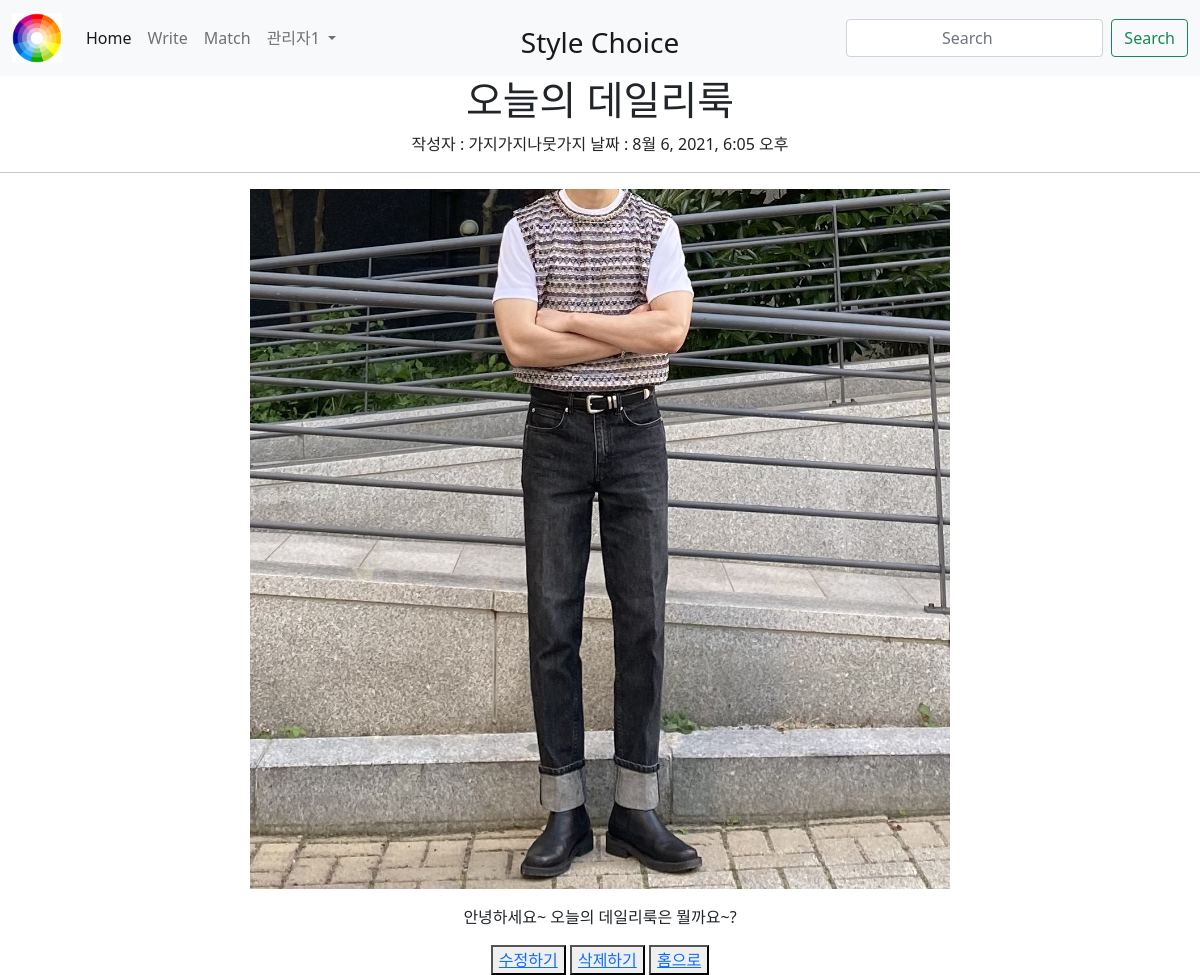
Page /match/17 (signed in) on the committed database.
### account/models.py (models this page shows)
class CustomUser(AbstractUser): # 해당 프로젝트 setting.spy urls.py 주석처리 해주고 makemigratinos, migrate해주어야함
    nickname = models.CharField(max_length=10)

### match/models.py (models this page shows, shortened)
class Match(models.Model):
    title = models.CharField(max_length=100)
    writer = models.CharField(max_length=50)
    pub_date = models.DateTimeField()
    body = models.TextField()
    image = models.ImageField(upload_to="match/", blank = True, null = True) #media_url에 등록된 media폴더 안에 match라는 폴더를 만들어서 관리하겠다는 설정

### match/views.py (the view)
# urls.py: path('<str:id>', detail, name='detail'),
def detail(request,id):
    match = get_object_or_404(Match, pk = id)
    return render(request, 'detail.html', {'match':match})

### match/templates/detail.html
{% extends 'base.html' %}
{% block content %}
    <h1>{{match.title}}</h1>
    <div>
    작성자 : {{match.writer}}
    날짜 : {{match.pub_date}}
    </div>
    <hr>
    {% if match.image %}
    <p><img src="{{match.image.url}}" alt="" class="detail_img">
    {% endif %}
    </p>
    <p>
    {{match.body}}
    </p>
    <button>
        <a href="{% url 'edit' match.id %}">수정하기</a>
    </button>
    <button>
        <a href="{% url 'delete' match.id %}">삭제하기</a>
    </button>
    <button>
        <a href="{% url 'home'%}">홈으로</a>
    </button>
{% endblock %}

### ideathon/templates/base.html (shortened to what this page needs)
<!DOCTYPE html>
<html lang="en">
<head>
    <link href="https://cdn.jsdelivr.net/npm/bootstrap@5.1.0/dist/css/bootstrap.min.css" rel="stylesheet">
</head>
<body>
    {% load static %}
    <nav class="navbar navbar-expand-lg navbar-light bg-light">
        <div class="container-fluid">
            <a class="navbar-brand" href="{% url 'home' %}">
              <img src="{% static 'home.png' %}" alt= '' width='50' height= '50'>
            </a>
          <div class="collapse navbar-collapse" id="navbarSupportedContent">
            <ul class="navbar-nav me-auto mb-2 mb-lg-0">
              <li class="nav-item">
                <a class="nav-link active" aria-current="page" href="{% url 'home' %}">Home</a>
              </li>
              {%if user.is_authenticated %}
              <li class="nav-item">
                <a class="nav-link" href="{% url 'new' %}">Write</a>
              </li>
              {% endif %}
              <li class="nav-item">
                <a class="nav-link" href="#" onclick=Develop()>Match</a>
              </li>
              <li class="nav-item dropdown">
                <a class="nav-link dropdown-toggle" href="#" id="navbarDropdown" role="button" data-bs-toggle="dropdown" aria-expanded="false">
                    {% if user.is_authenticated %}
                      {% if user.nickname is not None  %}
                        {{user.nickname}}
                      {% else %}
                        {{user.username}}(운영자)님
                      {% endif %}
                    {% else %}
                      Dropdown
                    {% endif %}
                </a>
              </li>
              <li class="nav-item">
                <a class="nav-link active" href="{% url 'home' %}" aria-current="page" style="position:absolute; left:50%; transform:translate(-50%)">
                    <h3>Style Choice</h3>
                </a>
              </li>
            </ul>
            <form class="d-flex">
              <input class="form-control me-2" type="search" placeholder="Search" aria-label="Search">
              <button class="btn btn-outline-success" type="submit" onclick=Develop()>Search</button>
            </form>
          </div>
        </div>
    </nav>
    {% block content %}
    {% endblock %}
</body>
</html>

### ideathon/templates/base.html (style rules this page uses)
* { text-align: center; }
.detail_img { width: 700px; height: 700px; }

### rows in the picture
CustomUser: nickname "관리자1"
Match: title "오늘의 데일리룩", writer "가지가지나뭇가지", pub_date "8월 6, 2021, 6:05 오후", image (picture), body "안녕하세요~ 오늘의 데일리룩은 뭘까요~?"
